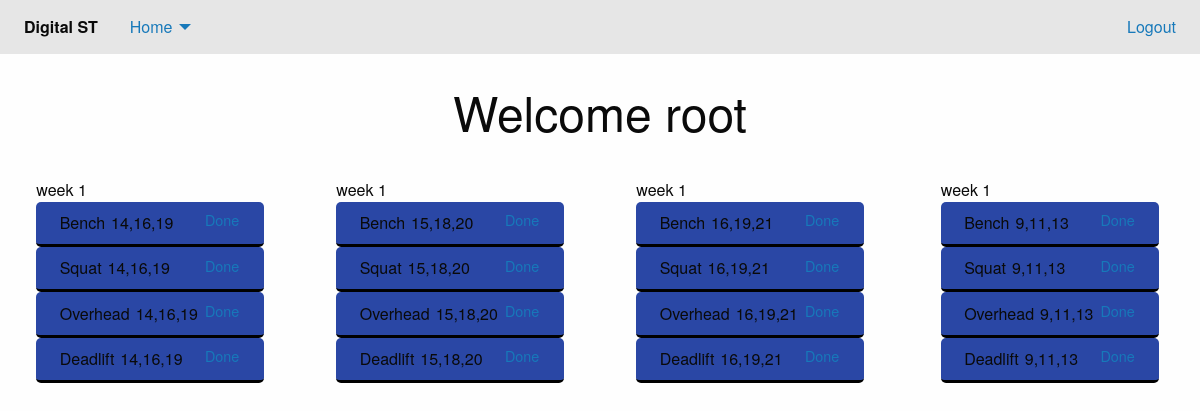
Page /home/ (signed in) on the earlier database version.
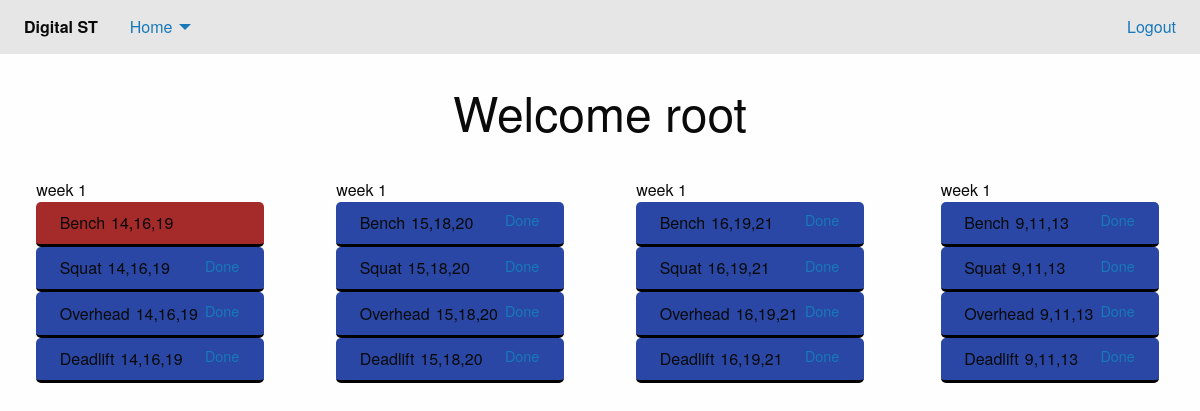
Same page on the later database version.
### strength_trainer/models.py (models this page shows, shortened)
class WorkoutWeek(models.Model):
    length = 250
    name = models.CharField(max_length=length)
    prettyName = models.CharField(max_length=length)
    bench = models.CharField(max_length=length)
    bench_done = models.BooleanField(default=False)
    squat = models.CharField(max_length=length)
    squat_done = models.BooleanField(default=False)
    deadlift = models.CharField(max_length=length)
    deadlift_done = models.BooleanField(default=False)
    overhead = models.CharField(max_length=length)
    overhead_done = models.BooleanField(default=False)
    associated_workout = models.ForeignKey(
        NewWorkout,
        on_delete=models.CASCADE
    )

### strength_trainer/views.py (the view, shortened to what this page needs)
# urls.py: path('home/', views.home),
@login_required(login_url="/")
def home(request):
    if request.method == "GET":
        cur_user = request.user
        has_workout = NewWorkout.objects.filter(user_id=cur_user.id).count()
        workout_dict = {}
        workout_dict['workout_weeks'] = []
        user_workout = NewWorkout.objects.get(user_id=cur_user.id)
        user_workout_weeks = WorkoutWeek.objects.filter(associated_workout=user_workout.id)
        for week in user_workout_weeks:
            workout_dict['workout_weeks'] += [{
                "name": week.name,
                "pretty_name": week.prettyName,
                "bench": week.bench,
                "bench_done": week.bench_done,
                "squat": week.squat,
                "squat_done": week.squat_done,
                "deadlift": week.deadlift,
                "deadlift_done": week.deadlift_done,
                "overhead": week.overhead,
                "overhead_done": week.overhead_done,
            }]
        context = {
            "user": request.user.username,
            "hasWorkout": True,
            "workoutWeeks": workout_dict['workout_weeks'],
        }
        print(context)
        return render(request, "home.html", context)

### strength_trainer/templates/home.html (shortened to what this page needs)
{% extends "base.html" %}
{% load static %}
{% block css %}
<link rel="stylesheet" href="{% static "css/home.css" %}">
{% endblock css %}
{% block body %}
    <div class="grid-container">
        <div class="grid-x grid-padding-x">
            <div class="large-12 medium-12 small-12">&nbsp;</div>
            <div class='text-center large-12 medium-12 small-12'>
                <h1>Welcome {{ user }} </h1>
            </div>
            {% if hasWorkout %}
            <div class="large-12 medium-12 small-12">&nbsp;</div>
            {% for week in workoutWeeks %}
            <div class="large-3 medium-3 small-6">
                <div class="grid-y" style="height: 30%;">
                    <div class="grid-container">
                    <div class="large-12">{{ week.pretty_name }}</div>
                        {% if week.bench_done %}
                        <div class="large-12 workout-divs done">
                            <div class="grid-container">
                                <p class="large-4 medium-3 small-3 workout-cell left-cell">Bench</p>
                                <p class="large-4 medium-3 small-3 workout-cell center-cell">{{ week.bench }}</p>
                            </div>
                        </div>
                        {% else %}
                        <div class="large-12 workout-divs">
                            <div class="grid-container">
                                <p class="large-4 medium-4 small-4 workout-cell left-cell">Bench</p>
                                <p class="large-4 medium-4 small-4 workout-cell center-cell">{{ week.bench }}</p>
                                <a class="large-4 medium-4 small-4 workout-cell right-cell clear button" href="/update/{{week.name}}/bench/">Done</a>
                            </div>
                        </div>
                        {% endif %}
                        {% if week.squat_done %}
                        <div class="large-12 workout-divs done">
                            <div class="grid-container">
                                <p class="large-4 medium-4 small-4 workout-cell left-cell">Squat</p>
                                <p class="large-4 medium-4 small-4 workout-cell center-cell">{{ week.squat }}</p>
                            </div>
                        </div>
                        {% else %}
                        <div class="large-12 workout-divs">
                            <div class="grid-container">
                                <p class="large-4 medium-4 small-4 workout-cell left-cell">Squat</p>
                                <p class="large-4 medium-4 small-4 workout-cell center-cell">{{ week.squat }}</p>
                                <a class="large-4 medium-4 small-4 workout-cell right-cell clear button" href="/update/{{week.name}}/squat/">Done</a>
                            </div>
                        </div>
                        {% endif %}
                        {% if week.overhead_done %}
                        <div class="large-12 workout-divs done">
                            <div class="grid-container">
                                <p class="large-4 medium-4 small-4 workout-cell left-cell">Overhead</p>
                                <p class="large-4 medium-4 small-4 workout-cell center-cell">{{ week.overhead }}</p>
                            </div>
                        </div>
                        {% else %}
                        <div class="large-12 workout-divs">
                            <div class="grid-container">
                                <p class="large-4 medium-4 small-4 workout-cell left-cell">Overhead</p>
                                <p class="large-4 medium-4 small-4 workout-cell center-cell">{{ week.overhead }}</p>
                                <a class="large-4 medium-4 small-4 workout-cell right-cell clear button" href="/update/{{week.name}}/overhead/">Done</a>
                            </div>
                        </div>
                        {% endif %}
                        {% if week.deadlift_done %}
                        <div class="large-12 workout-divs done">
                            <div class="grid-container">
                                <p class="large-4 medium-4 small-4 workout-cell left-cell">Deadlift</p>
                                <p class="large-4 medium-4 small-4 workout-cell center-cell">{{ week.deadlift }}</p>
                            </div>
                        </div>
                        {% else %}
                        <div class="large-12 workout-divs">
                            <div class="grid-container">
                                <p class="large-4 medium-4 small-4 workout-cell left-cell">Deadlift</p>
                                <p class="large-4 medium-4 small-4 workout-cell center-cell">{{ week.deadlift }}</p>
                                <a class="large-4 medium-4 small-4 workout-cell right-cell clear button" href="/update/{{week.name}}/deadlift/">Done</a>
                            </div>
                        </div>
                        {% endif %}
                    </div>
                </div>
            </div>
            {% endfor %}
            {% endif %}
        </div>
    </div>
{% endblock %}

### strength_trainer/templates/base.html (shortened to what this page needs)
<!doctype html>
<html class="no-js" lang="en" dir="ltr">
  <head>
    {% load static %}
    <link rel="stylesheet" href="{% static "css/foundation.css" %}">
    <link rel="stylesheet" href="{% static "css/app.css" %}">
    <link rel="stylesheet" href="{% static "css/base.css" %}">
    {% block css %}
    {% endblock css %}
  </head>
  <body>
      {% if request.user.is_authenticated %}
      <div class="top-bar">
          <div class="top-bar-left">
            <ul class="dropdown menu" data-dropdown-menu>
              <li class="menu-text">Digital ST</li>
              <li>
                <a href="#">Home</a>
              </li>
            </ul>
          </div>
          <div class="top-bar-right">
            <ul class="menu">
              <li><a href="/logout/">Logout</a></li>
            </ul>
          </div>
    </div>
    {% endif %}
    {% block body %}
    {% endblock %}
  </body>
</html>

### strength_trainer/static/css/home.css (style rules this page uses)
.workout-divs { background-color: rgb(42, 71, 165); border-bottom: 3px solid black; border-radius: 5px; padding: .7vw; }
.done { background-color: rgb(165, 42, 42); }
.workout-divs p { display: inline-block; }
.workout-cell { padding: 0px; margin: 0px; }
.right-cell { padding-left: .5vw; padding-top: .2vw; text-align: right; float: right; }
.center-cell { padding-left: .5vw; text-align: right; }
.left-cell { text-align: left; float: left; }

Differences in the rows shown:
changed WorkoutWeek (number 1 of 4 on the later page): name " week 1" → "week 1" (drawn)
Other differences:
list line gone: "Bench Done"
new list line: "Bench"
list line gone: "14,16,19"
new list line: "14,16,19"
